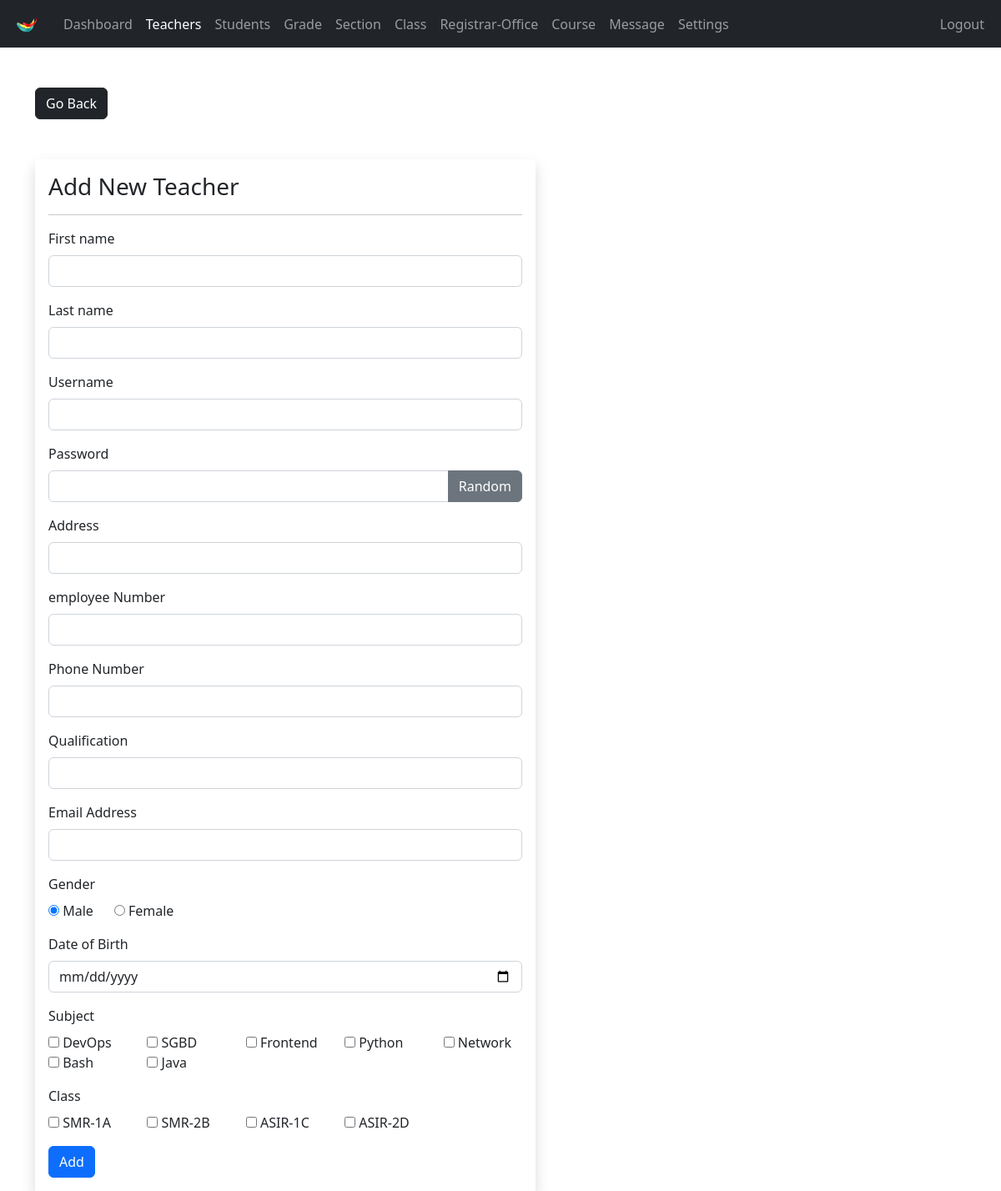
/admin/teacher-add.php (signed in), run on the app's committed database.
### tables this page shows
CREATE TABLE `subjects` (
  `subject_id` int(11) NOT NULL,
  `subject` varchar(31) NOT NULL,
  `subject_code` varchar(31) NOT NULL,
  `grade` int(11) NOT NULL
);

CREATE TABLE `class` (
  `class_id` int(11) NOT NULL,
  `grade` int(11) NOT NULL,
  `section` int(11) NOT NULL
);

CREATE TABLE `grades` (
  `grade_id` int(11) NOT NULL,
  `grade` varchar(31) NOT NULL,
  `grade_code` varchar(7) NOT NULL
);

CREATE TABLE `section` (
  `section_id` int(11) NOT NULL,
  `section` varchar(7) NOT NULL
);

### admin/data/subject.php (called while the page is built, shortened)
<?php
function getAllSubjects($conn)
{
    $sql = "SELECT * FROM subjects";
    $stmt = $conn->prepare($sql);
    $stmt->execute();
    if ($stmt->rowCount() >= 1) {
        $subjects = $stmt->fetchAll();
        return $subjects;
    } else {
        return 0;
    }
}

### admin/data/class.php (called while the page is built, shortened)
<?php
function getAllClasses($conn)
{
    $sql = "SELECT * FROM class";
    $stmt = $conn->prepare($sql);
    $stmt->execute();
    if ($stmt->rowCount() >= 1) {
        $classes = $stmt->fetchAll();
        return $classes;
    } else {
        return 0;
    }
}

### admin/data/grade.php (called while the page is built, shortened)
<?php
function getGradeById($grade_id, $conn)
{
    $sql = "SELECT * FROM grades
           WHERE grade_id=?";
    $stmt = $conn->prepare($sql);
    $stmt->execute([$grade_id]);
    if ($stmt->rowCount() == 1) {
        $grade = $stmt->fetch();
        return $grade;
    } else {
        return 0;
    }
}

### admin/data/section.php (called while the page is built, shortened)
<?php
function getSectioById($section_id, $conn)
{
    $sql = "SELECT * FROM section
           WHERE section_id=?";
    $stmt = $conn->prepare($sql);
    $stmt->execute([$section_id]);
    if ($stmt->rowCount() == 1) {
        $section = $stmt->fetch();
        return $section;
    } else {
        return 0;
    }
}

### admin/teacher-add.php (the view, shortened to what this page needs)
<?php
if (
  isset($_SESSION['admin_id']) &&
  isset($_SESSION['role'])
) {
  if ($_SESSION['role'] == 'Admin') {
    include "../DB_connection.php";
    include "data/subject.php";
    include "data/grade.php";
    include "data/section.php";
    include "data/class.php";
    $subjects = getAllSubjects($conn);
    $classes = getAllClasses($conn);
    $fname = '';
    $lname = '';
    $uname = '';
    $address = '';
    $en = '';
    $pn = '';
    $qf = '';
    $email = '';
?>
    <!DOCTYPE html>
    <html lang="en">
    <head>
      <link rel="stylesheet" href="https://cdn.jsdelivr.net/npm/bootstrap@5.2.0/dist/css/bootstrap.min.css">
      <link rel="stylesheet" href="../css/style.css">
      <link rel="stylesheet" href="https://cdnjs.cloudflare.com/ajax/libs/font-awesome/4.7.0/css/font-awesome.min.css">
    </head>
    <body>
      <?php
      include "inc/navbar.php";
      ?>
      <div class="container mt-5">
        <a href="teacher.php" class="btn btn-dark">Go Back</a>
        <form method="post" class="shadow p-3 mt-5 form-w" action="req/teacher-add.php">
          <h3>Add New Teacher</h3>
          <hr>
          <div class="mb-3">
            <label class="form-label">First name</label>
            <input type="text" class="form-control" value="<?= $fname ?>" name="fname">
          </div>
          <div class="mb-3">
            <label class="form-label">Last name</label>
            <input type="text" class="form-control" value="<?= $lname ?>" name="lname">
          </div>
          <div class="mb-3">
            <label class="form-label">Username</label>
            <input type="text" class="form-control" value="<?= $uname ?>" name="username">
          </div>
          <div class="mb-3">
            <label class="form-label">Password</label>
            <div class="input-group mb-3">
              <input type="text" class="form-control" name="pass" id="passInput">
              <button class="btn btn-secondary" id="gBtn">
                Random</button>
            </div>
          </div>
          <div class="mb-3">
            <label class="form-label">Address</label>
            <input type="text" class="form-control" value="<?= $address ?>" name="address">
          </div>
          <div class="mb-3">
            <label class="form-label">employee Number</label>
            <input type="text" class="form-control" value="<?= $en ?>" name="employee_number">
          </div>
          <div class="mb-3">
            <label class="form-label">Phone Number</label>
            <input type="text" class="form-control" value="<?= $pn ?>" name="phone_number">
          </div>
          <div class="mb-3">
            <label class="form-label">Qualification</label>
            <input type="text" class="form-control" value="<?= $qf ?>" name="qualification">
          </div>
          <div class="mb-3">
            <label class="form-label">Email Address</label>
            <input type="text" class="form-control" value="<?= $email ?>" name="email_address">
          </div>
          <div class="mb-3">
            <label class="form-label">Gender</label><br>
            <input type="radio" value="Male" checked name="gender"> Male
            &nbsp;&nbsp;&nbsp;&nbsp;
            <input type="radio" value="Female" name="gender"> Female
          </div>
          <div class="mb-3">
            <label class="form-label">Date of Birth</label>
            <input type="date" class="form-control" value="" name="date_of_birth">
          </div>
          <div class="mb-3">
            <label class="form-label">Subject</label>
            <div class="row row-cols-5">
              <?php foreach ($subjects as $subject) : ?>
                <div class="col">
                  <input type="checkbox" name="subjects[]" value="<?= $subject['subject_id'] ?>">
                  <?= $subject['subject'] ?>
                </div>
              <?php endforeach ?>
            </div>
          </div>
          <div class="mb-3">
            <label class="form-label">Class</label>
            <div class="row row-cols-5">
              <?php foreach ($classes as $class) : ?>
                <div class="col">
                  <input type="checkbox" name="classes[]" value="<?= $class['class_id'] ?>">
                  <?php
                  $grade = getGradeById($class['grade'], $conn);
                  $section = getSectioById($class['section'], $conn);
                  ?>
                  <?= $grade['grade_code'] ?>-<?= $grade['grade'] . $section['section'] ?>
                </div>
              <?php endforeach ?>
            </div>
          </div>
          <button type="submit" class="btn btn-primary">Add</button>
        </form>
      </div>
    </body>
    </html>
<?php
  } else {
    header("Location: ../login.php");
    exit;
  }
} else {
  header("Location: ../login.php");
  exit;
}
?>

### css/style.css (style rules this page uses)
.form-w { max-width: 600px; width: 100%; }

### data on the page
subjects: subject "DevOps"
subjects: subject "SGBD"
subjects: subject "Frontend"
subjects: subject "Python"
subjects: subject "Network"
subjects: subject "Bash"
subjects: subject "Java"
class: grades.grade_code "SMR", grades.grade "1", section.section "A"
class: grades.grade_code "SMR", grades.grade "2", section.section "B"
class: grades.grade_code "ASIR", grades.grade "1", section.section "C"
class: grades.grade_code "ASIR", grades.grade "2", section.section "D"
